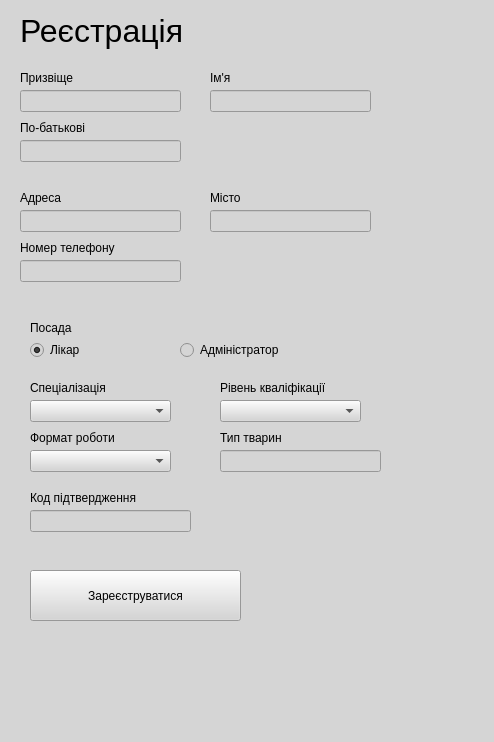
<?xml version="1.0" encoding="UTF-8"?>
<ui version="4.0">
 <class>Form</class>
 <widget class="QWidget" name="Form">
  <property name="geometry">
   <rect>
    <x>0</x>
    <y>0</y>
    <width>494</width>
    <height>742</height>
   </rect>
  </property>
  <property name="windowTitle">
   <string>Form</string>
  </property>
  <property name="styleSheet">
   <string notr="true">background-color: rgb(213, 213, 213);</string>
  </property>
  <widget class="QLabel" name="label_2">
   <property name="geometry">
    <rect>
     <x>20</x>
     <y>70</y>
     <width>71</width>
     <height>16</height>
    </rect>
   </property>
   <property name="text">
    <string>Призвіще</string>
   </property>
  </widget>
  <widget class="QLineEdit" name="lineEdit_4">
   <property name="geometry">
    <rect>
     <x>20</x>
     <y>210</y>
     <width>161</width>
     <height>22</height>
    </rect>
   </property>
  </widget>
  <widget class="QLabel" name="label_5">
   <property name="geometry">
    <rect>
     <x>20</x>
     <y>190</y>
     <width>71</width>
     <height>16</height>
    </rect>
   </property>
   <property name="text">
    <string>Адреса</string>
   </property>
  </widget>
  <widget class="QLineEdit" name="lineEdit_2">
   <property name="geometry">
    <rect>
     <x>210</x>
     <y>90</y>
     <width>161</width>
     <height>22</height>
    </rect>
   </property>
  </widget>
  <widget class="QLabel" name="label_6">
   <property name="geometry">
    <rect>
     <x>210</x>
     <y>190</y>
     <width>71</width>
     <height>16</height>
    </rect>
   </property>
   <property name="text">
    <string>Місто</string>
   </property>
  </widget>
  <widget class="QLabel" name="label">
   <property name="geometry">
    <rect>
     <x>20</x>
     <y>0</y>
     <width>171</width>
     <height>61</height>
    </rect>
   </property>
   <property name="font">
    <font>
     <pointsize>24</pointsize>
    </font>
   </property>
   <property name="text">
    <string>Реєстрація</string>
   </property>
  </widget>
  <widget class="QLineEdit" name="lineEdit_3">
   <property name="geometry">
    <rect>
     <x>20</x>
     <y>140</y>
     <width>161</width>
     <height>22</height>
    </rect>
   </property>
  </widget>
  <widget class="QLineEdit" name="lineEdit_5">
   <property name="geometry">
    <rect>
     <x>210</x>
     <y>210</y>
     <width>161</width>
     <height>22</height>
    </rect>
   </property>
  </widget>
  <widget class="QLabel" name="label_7">
   <property name="geometry">
    <rect>
     <x>20</x>
     <y>240</y>
     <width>101</width>
     <height>16</height>
    </rect>
   </property>
   <property name="text">
    <string>Номер телефону</string>
   </property>
  </widget>
  <widget class="QLineEdit" name="lineEdit">
   <property name="geometry">
    <rect>
     <x>20</x>
     <y>90</y>
     <width>161</width>
     <height>22</height>
    </rect>
   </property>
  </widget>
  <widget class="QLabel" name="label_4">
   <property name="geometry">
    <rect>
     <x>20</x>
     <y>120</y>
     <width>71</width>
     <height>16</height>
    </rect>
   </property>
   <property name="text">
    <string>По-батькові</string>
   </property>
  </widget>
  <widget class="QLabel" name="label_3">
   <property name="geometry">
    <rect>
     <x>210</x>
     <y>70</y>
     <width>71</width>
     <height>16</height>
    </rect>
   </property>
   <property name="text">
    <string>Ім'я</string>
   </property>
  </widget>
  <widget class="QLineEdit" name="lineEdit_6">
   <property name="geometry">
    <rect>
     <x>20</x>
     <y>260</y>
     <width>161</width>
     <height>22</height>
    </rect>
   </property>
   <property name="text">
    <string/>
   </property>
  </widget>
  <widget class="QRadioButton" name="radioButton">
   <property name="geometry">
    <rect>
     <x>30</x>
     <y>340</y>
     <width>89</width>
     <height>20</height>
    </rect>
   </property>
   <property name="text">
    <string>Лікар</string>
   </property>
   <property name="checked">
    <bool>true</bool>
   </property>
  </widget>
  <widget class="QRadioButton" name="radioButton_2">
   <property name="geometry">
    <rect>
     <x>180</x>
     <y>340</y>
     <width>111</width>
     <height>20</height>
    </rect>
   </property>
   <property name="text">
    <string>Адміністратор</string>
   </property>
  </widget>
  <widget class="QLabel" name="label_8">
   <property name="geometry">
    <rect>
     <x>30</x>
     <y>320</y>
     <width>131</width>
     <height>16</height>
    </rect>
   </property>
   <property name="text">
    <string>Посада</string>
   </property>
  </widget>
  <widget class="QLabel" name="label_9">
   <property name="geometry">
    <rect>
     <x>30</x>
     <y>430</y>
     <width>101</width>
     <height>16</height>
    </rect>
   </property>
   <property name="text">
    <string>Формат роботи</string>
   </property>
  </widget>
  <widget class="QLineEdit" name="lineEdit_9">
   <property name="geometry">
    <rect>
     <x>220</x>
     <y>450</y>
     <width>161</width>
     <height>22</height>
    </rect>
   </property>
  </widget>
  <widget class="QLabel" name="label_10">
   <property name="geometry">
    <rect>
     <x>30</x>
     <y>380</y>
     <width>101</width>
     <height>16</height>
    </rect>
   </property>
   <property name="text">
    <string>Спеціалізація</string>
   </property>
  </widget>
  <widget class="QLabel" name="label_11">
   <property name="geometry">
    <rect>
     <x>220</x>
     <y>380</y>
     <width>171</width>
     <height>16</height>
    </rect>
   </property>
   <property name="text">
    <string>Рівень кваліфікації</string>
   </property>
  </widget>
  <widget class="QComboBox" name="comboBox">
   <property name="geometry">
    <rect>
     <x>220</x>
     <y>400</y>
     <width>141</width>
     <height>22</height>
    </rect>
   </property>
  </widget>
  <widget class="QComboBox" name="comboBox_2">
   <property name="geometry">
    <rect>
     <x>30</x>
     <y>400</y>
     <width>141</width>
     <height>22</height>
    </rect>
   </property>
  </widget>
  <widget class="QLabel" name="label_12">
   <property name="geometry">
    <rect>
     <x>220</x>
     <y>430</y>
     <width>101</width>
     <height>16</height>
    </rect>
   </property>
   <property name="text">
    <string>Тип тварин</string>
   </property>
  </widget>
  <widget class="QComboBox" name="comboBox_3">
   <property name="geometry">
    <rect>
     <x>30</x>
     <y>450</y>
     <width>141</width>
     <height>22</height>
    </rect>
   </property>
  </widget>
  <widget class="QLabel" name="label_13">
   <property name="geometry">
    <rect>
     <x>30</x>
     <y>490</y>
     <width>121</width>
     <height>16</height>
    </rect>
   </property>
   <property name="text">
    <string>Код підтвердження</string>
   </property>
  </widget>
  <widget class="QLineEdit" name="lineEdit_7">
   <property name="geometry">
    <rect>
     <x>30</x>
     <y>510</y>
     <width>161</width>
     <height>22</height>
    </rect>
   </property>
   <property name="text">
    <string/>
   </property>
  </widget>
  <widget class="QPushButton" name="pushButton">
   <property name="geometry">
    <rect>
     <x>30</x>
     <y>570</y>
     <width>211</width>
     <height>51</height>
    </rect>
   </property>
   <property name="text">
    <string>Зареєструватися</string>
   </property>
  </widget>
 </widget>
 <resources/>
 <connections/>
</ui>
